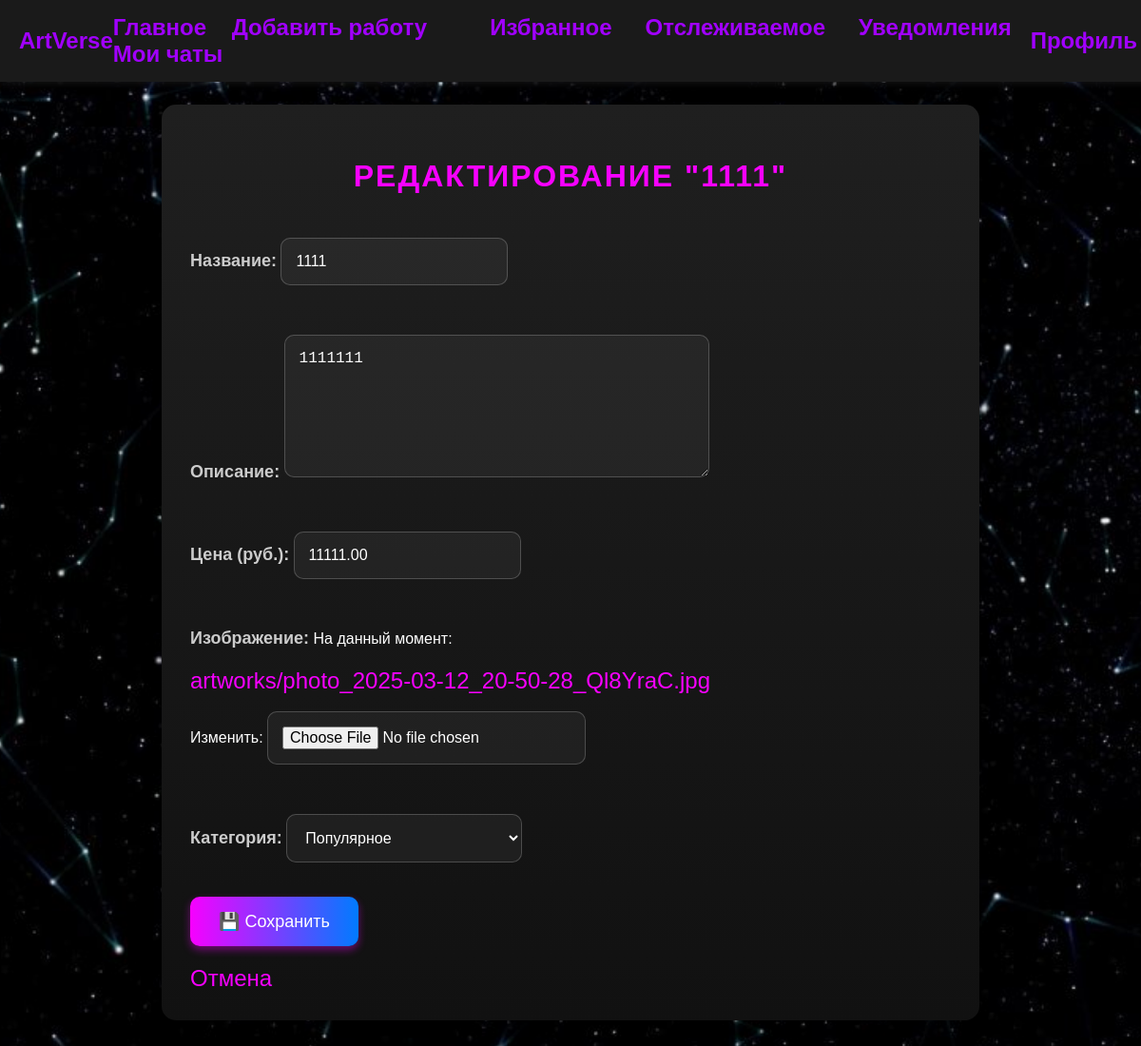
Page /users/artwork/29/edit/ (signed in) on the committed database.
### users/models.py (models this page shows, shortened)
class ArtworkForSale(models.Model):
    CATEGORY_CHOICES = [
        ('Популярное', 'Популярное'),
        ('Природа', 'Природа'),
        ('Абстракция', 'Абстракция'),
        ('Аниме', 'Аниме'),
        ('Оригинальные персонажи', 'Оригинальные персонажи'),
        ('Фан-Арт', 'Фан-Арт'),
    ]
    user = models.ForeignKey(User, on_delete=models.CASCADE, related_name='artworks_for_sale')
    image = models.ImageField(upload_to='artworks/')
    title = models.CharField(max_length=255, verbose_name="Название работы")
    description = models.TextField(blank=True, verbose_name="Описание")
    price = models.DecimalField(max_digits=10, decimal_places=2, verbose_name="Цена")
    category = models.CharField(max_length=40, choices=CATEGORY_CHOICES, default='featured', verbose_name="Категория")
    is_sold = models.BooleanField(default=False, verbose_name="Продано")
    uploaded_at = models.DateTimeField(auto_now_add=True)

### users/views.py (the view)
# urls.py: path("artwork/<int:artwork_id>/edit/", views.edit_artwork, name="edit_artwork"),
@login_required
def edit_artwork(request, artwork_id):
    artwork = get_object_or_404(ArtworkForSale, id=artwork_id, user=request.user)
    if request.method == "POST":
        form = ArtworkForSaleForm(request.POST, request.FILES, instance=artwork)
        if form.is_valid():
            form.save()
            return redirect("users:artwork_detail", artwork_id=artwork.id)
    else:
        form = ArtworkForSaleForm(instance=artwork)
    return render(request, "users/edit_artwork.html", {"form": form, "artwork": artwork})

### users/forms.py
class ArtworkForSaleForm(forms.ModelForm):
    class Meta:
        model = ArtworkForSale
        fields = ['title', 'description', 'price', 'image', 'category']
        labels = {
            'title': 'Название',
            'description': 'Описание',
            'price': 'Цена (руб.)',
            'image': 'Изображение',
            'category': 'Категория',
        }
        widgets = {
            'title': forms.TextInput(attrs={'class': 'form-control', 'placeholder': 'Название'}),
            'description': forms.Textarea(attrs={'class': 'form-control', 'rows': 3, 'placeholder': 'Описание'}),
            'price': forms.NumberInput(attrs={'class': 'form-control', 'placeholder': 'Цена'}),
            'image': forms.ClearableFileInput(attrs={'class': 'form-control'}),
            'category': forms.Select(attrs={'class': 'form-control'}),
        }

### users/templates/users/edit_artwork.html (shortened to what this page needs)
{% extends "base.html" %}
{% load static %}
{% block extra_css %}
<link rel="stylesheet" href="{% static 'users/css/edit_artwork.css' %}">
{% endblock %}
{% block content %}
<div class="edit-artwork-container">
    <h2>Редактирование "{{ artwork.title }}"</h2>
    <form method="POST" enctype="multipart/form-data">
        {{ form.as_p }}
        <button type="submit">💾 Сохранить</button>
    </form>
    <a href="{% url 'users:artwork_detail' artwork.id %}">Отмена</a>
</div>
{% endblock %}

### users/static/users/css/styles.css (style rules this page uses)
body { font-family: "Arial", sans-serif; margin: 0; padding-top: 60px; background-color: #0d0d0d; background-image: url('universe_background.jpg'); background-size: cover; background-position: center; background-attachment: fixed; background-repeat: no-repeat; color: #ffffff; }

### users/static/users/css/edit_artwork.css (style rules this page uses)
.edit-artwork-container { max-width: 800px; margin: 50px auto; padding: 30px; background: linear-gradient(to bottom, #1f1f1f, #111); border-radius: 15px; box-shadow: 0 8px 20px rgba(0, 0, 0, 0.4); color: #fff; position: relative; }
.edit-artwork-container h2 { font-size: 32px; margin-bottom: 30px; color: #f700ff; text-align: center; text-transform: uppercase; letter-spacing: 2px; }
.edit-artwork-container form { display: flex; flex-direction: column; gap: 20px; }
.edit-artwork-container label { font-size: 18px; color: #ccc; margin-bottom: 5px; font-weight: bold; }
.edit-artwork-container input, .edit-artwork-container textarea, .edit-artwork-container select { padding: 15px; background: rgba(255, 255, 255, 0.05); border: 1px solid rgba(255, 255, 255, 0.2); border-radius: 10px; font-size: 16px; color: #ffffff; transition: background 0.3s ease, border-color 0.3s ease; }
.edit-artwork-container select option { background: #211a1a; color: #fff; padding: 10px; }
.edit-artwork-container textarea { resize: vertical; min-height: 150px; }
.edit-artwork-container button[type="submit"] { padding: 15px 30px; background: linear-gradient(to right, #f700ff, #007bff); color: white; border: none; border-radius: 10px; font-size: 18px; cursor: pointer; transition: all 0.3s ease; box-shadow: 0 4px 8px rgba(247, 0, 255, 0.4); align-self: flex-start; }
.edit-artwork-container a { display: flex; margin-top: 20px; font-size: 24px; color: #f700ff; text-decoration: none; transition: color 0.3s ease; }

### rows in the picture
ArtworkForSale: title "1111", description "1111111", price "11111.00", category "Популярное"
